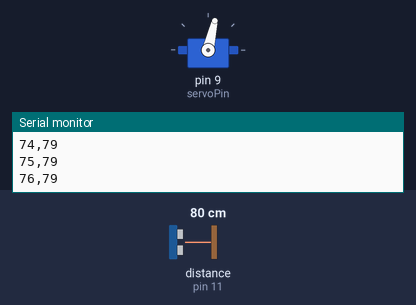
The sketch below on a simulated Arduino Uno, built with avr-gcc and run on an emulated ATmega328P. Parts: servo, the last lines printed to the serial monitor. Wiring (inferred from the names in the program): ultrasonic range finder: trigger pin 10; echo pin 11. The test bench sets the inputs (shaded band); at power-on: distance to the obstacle (sensor on pin 11) 80 cm. The echo pulse lasts 58.3 µs per cm.

Above: at 1.7 s.
1.8 s: distance to the obstacle (sensor on pin 11) set to 120 cm
At 2.17 s:
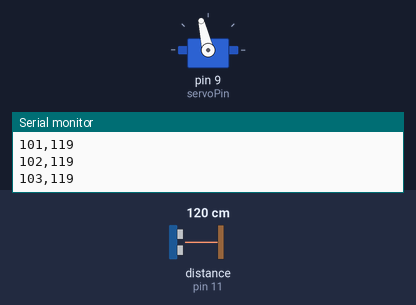
4.8 s: distance to the obstacle (sensor on pin 11) set to 2 cm
At 5.84 s:
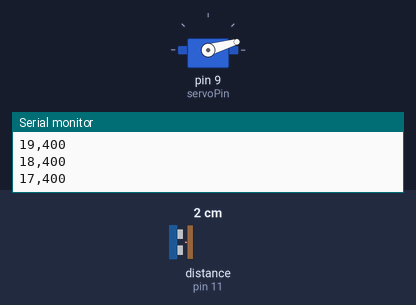
Timing chart, 0 to 13.8 s (numbered marks = the images above; inputs shaded):
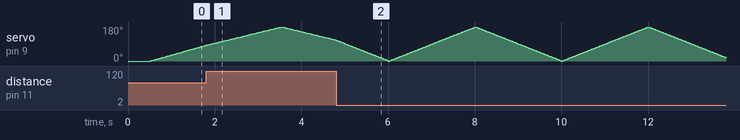

The sketch:

sketch_jul14a.ino
```cpp
#include <Servo.h>

const int trigPin = 10;
const int echoPin = 11;
const int servoPin = 9;

Servo radarServo;

void setup() {
  Serial.begin(115200); // سرعة نقل أعلى لاستجابة فورية مع الأجسام المتحركة
  pinMode(trigPin, OUTPUT);
  pinMode(echoPin, INPUT);

  radarServo.attach(servoPin, 600, 2400);
  radarServo.write(0);
  delay(500);
}

void loop() {
  // مسح سريع من 0 إلى 180
  for (int angle = 0; angle <= 180; angle++) {
    radarServo.write(angle);
    delay(10);
    int distance = getInstantDistance();
    sendData(angle, distance);
  }

  // عودة سريعة من 180 إلى 0
  for (int angle = 180; angle >= 0; angle--) {
    radarServo.write(angle);
    delay(10);
    int distance = getInstantDistance();
    sendData(angle, distance);
  }
}

// قراءة لحظية سريعة لمنع تشوه صورة الأجسام المتحركة
int getInstantDistance() {
  digitalWrite(trigPin, LOW);
  delayMicroseconds(2);
  digitalWrite(trigPin, HIGH);
  delayMicroseconds(10);
  digitalWrite(trigPin, LOW);

  // مهلة 15000 ميكروثانية تغطي حتى 250 سم وتكفي تماماً لمدى 150 سم
  long duration = pulseIn(echoPin, HIGH, 15000);

  if (duration == 0) {
    return 400;
  }

  int distance = duration * 0.0343 / 2;

  // استبعاد القراءات القريبة جداً (أقل من 2 سم) والبعيدة جداً
  if (distance > 150 || distance < 2) {
    return 400;
  }

  return distance;
}

void sendData(int angle, int distance) {
  Serial.print(angle);
  Serial.print(",");
  Serial.println(distance);
}
```
